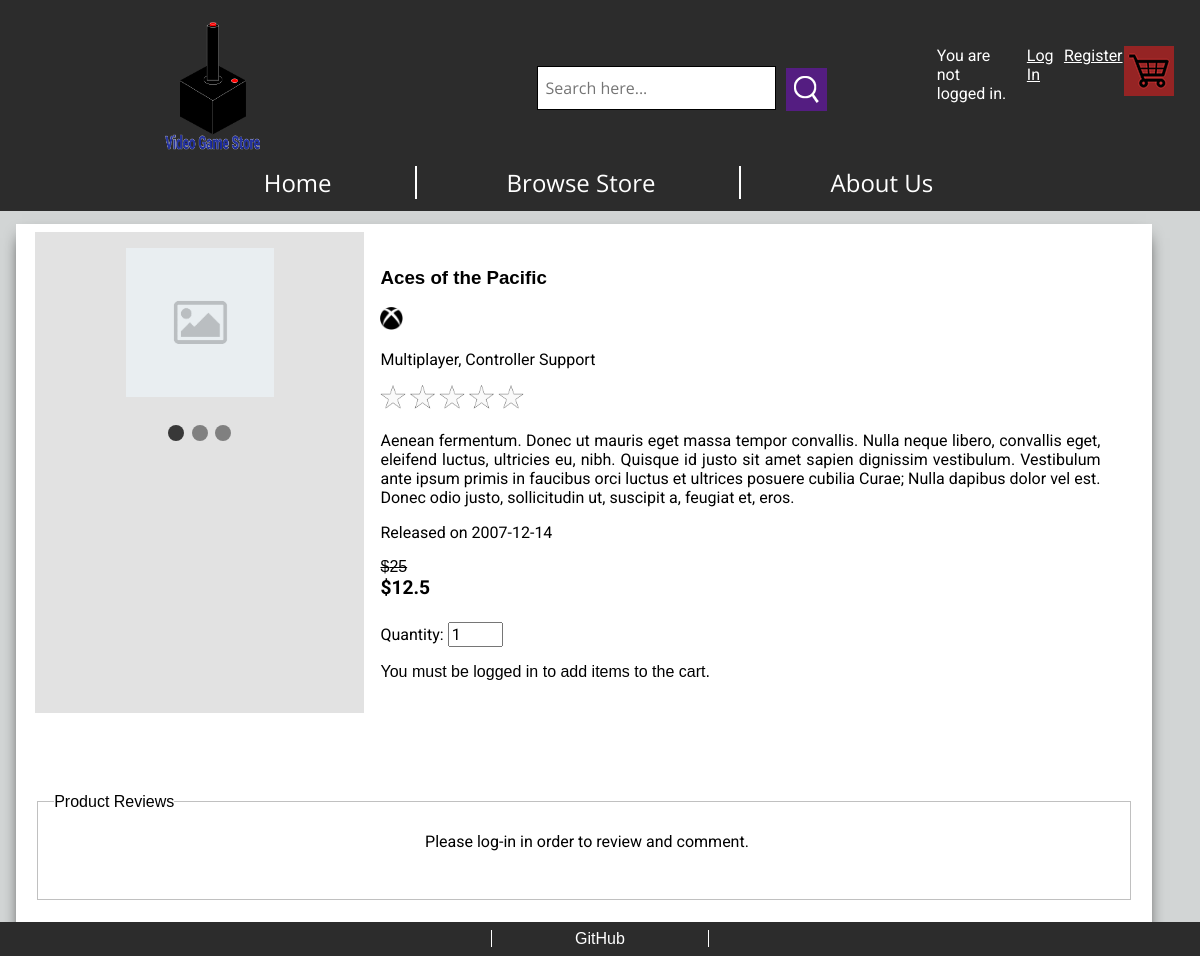
Screenshot of /detailedproduct.php?productID=2 with the database file from the repository.
### tables this page shows
CREATE TABLE IF NOT EXISTS `product` (
  `productID` int(6) NOT NULL AUTO_INCREMENT,
  `productName` text NOT NULL,
  `price` int(7) NOT NULL,
  `features` text DEFAULT NULL,
  `discount` decimal(6,0) DEFAULT NULL,
  `genre` varchar(20) NOT NULL,
  `console` varchar(100) NOT NULL,
  `releaseDate` date NOT NULL,
  `finalPrice` double GENERATED ALWAYS AS (`price` * (100.0 - `discount`) / 100.0) STORED,
  `productDesc` varchar(10000) NOT NULL,
  PRIMARY KEY (`productID`)
);

### detailedproduct.php (the view, shortened to what this page needs)
<!DOCTYPE html>
<html lang="en">
<?php
        $dbhost = "localhost";
        $dbuser = "root";
        $dbpass = "";
        $dbname = "benedict_wong";
        $connect = mysqli_connect($dbhost, $dbuser, $dbpass, $dbname);
        if(isset($_GET['productID']))
        $productID = $_GET['productID'];
        else
        {
          header('Location: index.php');
        }
        $productName="";
        $productDesc="";
        $productPrice="";
        $query = "SELECT * from product WHERE productID = $productID";
        $result = mysqli_query($connect, $query);
        if(!$result){
          echo "Failure: " . mysqli_error($connect);
          die("Database query failed.");
        }
        else
        {
          while($row = mysqli_fetch_assoc($result))
            {
              $productName = $row['productName'];
              $productDesc = $row['productDesc'];
              $productPrice = $row['price'];
              $productFinalPrice = $row['finalPrice'];
              $productConsole = $row['console'];
              $productGenre = $row['genre'];
              $productFeatures = $row['features'];
              $productDiscount = $row['discount'];
              $productDate = $row['releaseDate'];
            }
        }
?>
  <head>
    <link rel="stylesheet" href="css/grid.css">
    <link rel="stylesheet" href="css/styles.css">
    <link rel="stylesheet" href="css/normalize.css">
  </head>
  <body>
  <header id="header">
        <div class="header-menu ">
          <div class="header-row-1">
            <img class="nav-main-logo-img" src="img/Logo.png" alt="Logo" onclick="pointTo('index.php')"/>
            <div class="header-row-2">
              <input type="text" placeholder="Search here...">
              <img onclick="pointTo('catalog.php')" src="img/search-icon.png" alt="search-icon"/>
            </div>
            <nav class="nav-row-1">
              <div class="nav-main-item">
                <section class="profile-cart">
                <?php
                  if(isset($_SESSION['valid_user']) && $_SESSION['valid_user'] !== "")
                  {
                    echo '<div class="profile-box"><p>Hello  ' .$_SESSION['valid_user_name']. '</p>';
                    echo '<a href="profile.php">Profile</a>';
                    echo ' | ';
                    echo '<a href="logout.php">Logout</a>';
                    echo '</div>';
                  }
                  else
                  {
                    echo '<p>You are not logged in.</p><p><a href="login.php">Log In </a></p><br><p><a href="register.php">Register</a></p>';
                  }
                ?>
                  <a href="checkout.php" class="cart-nav"><img src="img/cart_icon.png" alt="cart-icon"></a>
                </section>
              </div>
            </nav>
          </div>
          <div class="header-row-3">
          <nav class="nav-row-3">
              <a href="index.php" class="nav-main-item">Home</a>
              <a href="catalog.php" class="nav-main-item">Browse Store</a>
              <a href="about.php" class="nav-main-item">About Us</a>
            </nav>
          </div>
        </div>
    </header>
	<div class="main-content container product">
      <section class="product-left">
        <div class="product-img">
            <img class="image-preview" src="img/default-placeholder-image.png" alt="<?php echo $productName?>">
          <div class="dot-row">
            <span class="image-dot dot-1 image-dot-active" onClick="showImageMU(1)"></span>
            <span class="image-dot dot-2" onClick="showImageMU(2)"></span>
            <span class="image-dot dot-3" onClick="showImageMU(3)"></span>
          </div>
        </div>
        <article class="product-info">
          <h3><?php echo $productName?></h3>
          <?php switch($productConsole)
              {
                case 'Xbox':
                  echo '<img src="img/consoles/xbox.png" class="detailedproduct-console" alt="2 star rating">';
                break;
              }
              ?>
              <p>
          <?php echo $productGenre; echo ", " . $productFeatures;?></p>
          <p><?php
          if(!isset($productAvgRating))
          {
            echo '<img src="img/stars/0.png" class="detailedproduct-rating-img" alt="1 star rating">';
          }
          ?></p>
          <p><?php echo $productDesc ?></p>
          <p>
          <?php echo 'Released on '. $productDate?>
          </p>
          <?php
          echo '<div class="detailed-product-pricebox">';
            if($productDiscount > 0)
            {
              echo '<s>$';
              echo $productPrice;
              echo '</s>';
              echo ' <p class="detailed-product-price">$';
              echo $productFinalPrice;
              echo '</p>';
            }
            else
            {
              echo '<p class="detailed-product-price">';
              echo '$' . $productPrice;
              echo '</p>';
            }
            echo '</div>';
          ?>
        <div>
        <form method="POST">
        <p>Quantity:
        <input type="number" name="quantity" min="1" max="99" value="1">
        <div class="add-to-cart-button">
        <?php
          if(isset($_SESSION['valid_user']) && $_SESSION['valid_user'] !== "")
          {
            echo '<input type="submit" class="cartButton" name ="cartSubmit" value="Add to Cart">';
          }
          else
          {
            echo 'You must be logged in to add items to the cart.';
          }
        ?></p>
        </div>
        </div>
        <fieldset class="product-review">
          <legend>Product Reviews</legend>
          <?php
            if(isset($_SESSION['valid_user']) && $_SESSION['valid_user'] !== "")
            {
            echo'<div class="review-write">
            <form action="" method="POST">
              <textarea name="comment" placeholder="Write a review..."></textarea>
              <p>
              <label for="stars"> Rating (1-5): </label>
              <select id="stars" name="stars">
                <option value ="1">1</option>
                <option value ="2">2</option>
                <option value ="3">3</option>
                <option value ="4">4</option>
                <option value ="5">5</option>
              </select>
              <input type="submit" name="submitReview" value="Submit Review">
              </p>
            </form>
            </div>';
            }
            else
            {
              echo'<div class="review-write">
              <p>Please log-in in order to review and comment.</p>
            </div>';
            }
          ?>
        </fieldset>
    <footer>
    <nav>
      <a href="https://github.com/iat352-fall-2020/video-game-store">GitHub</a>
    </nav>
  </footer>
  </body>
</html>

### css/grid.css (style rules this page uses)
*, *::before, *::after { box-sizing: border-box; min-width: 0; }
.header-menu { padding-top: 0.1em; margin: 0; display: flex; flex-flow: column wrap; }
.header-menu .nav-main-item { color:white; }
.header-row-1 { display:flex; flex-flow: row nowrap; justify-content: space-between; }
.nav-main-logo-img { height: 10em; margin-left: 10em; margin-right: 10em; }
.nav-row-1 { flex:30%; margin-left: auto; margin-right: 1.5em; }
.nav-main-item { margin-top: 1.5em; padding-right: 0.5em; width: 100%; height: auto; }
.profile-cart { display:flex; flex-flow: row nowrap; justify-content: flex-end; }
.profile-cart p { text-align: left; padding-right: 1em; }
.profile-cart p a { color:white; }
.header-row-2 { flex:60%; align-self: center; text-align: center; margin: 0 1em; margin-bottom: 1em; height:50%; margin-top: 2em; vertical-align: middle; }
.header-row-2 input { outline:none; padding-top: 0.6em; padding-bottom: 0.6em; padding-left: 0.5em; border: 0.1em solid black; margin: 0.8em 0; margin-top: 0em; width:50%; height:100%; }
.header-row-2 img { margin-left: 0.35em; padding:0.5em; max-height: 100%; vertical-align: middle; background-color: #541D81; }
.header-row-3 { display:flex; flex-wrap: nowrap; align-self: center; flex: 0 0 50%; justify-content: space-around; padding-bottom: 0.5em; font-size: 1.5em; }
.nav-row-3 a { text-align: center; align-items: center; padding: 0 6.95vw; }
.nav-row-3 a { border-right: 0.1em solid white; }
.nav-row-3 a:last-child { padding-right: 7.2vw; border-right: none; }
.nav-main-item img { padding-right: 0.5em; }
.main-content { padding-top: 12em; padding-left: 1em; padding-right: 1em; display: flex; flex-wrap: wrap; transition: padding-top 0.5s; justify-content: center; align-self: center; height: 20rem; }
.product { display:flex; flex-flow:row wrap; }
.product-left { margin-right: 2em; flex: 78%; padding: 1em 6em; padding-top:2em; padding-right: 1em; display:flex; flex-flow: wrap; margin-top: 1em; }
.product-img { flex: 1 1 20%; height: auto; overflow:visible; padding: 1rem; text-align: center; }
.dot-row { text-align: center; }
.image-dot { cursor:pointer; height:1em; width:1em; margin: 0 0.1em; background-color: grey; border-radius: 50%; display:inline-block; transition: background-color 0.5s ease; margin-top: 1.5em; }
.image-dot:hover, .image-dot-active { background-color: #383838; }
.product-info { flex: 1 1 80%; padding: 1rem; }
.product-info > p { max-width: 45em; text-align: justify; }
.product-review { flex: 1 1 100%; }
.add-to-cart-button { margin-top: 0.5em; flex:1 1 100%; }
footer { position:fixed; padding-left: 1em; margin-top: 5em; padding:0.5em 0; z-index: 999; bottom:0; width:100%; background-color: rgb(44, 44, 44); color:white; text-align: center; }
footer a { color:white !important; padding: 0 6.95vw; }
footer a:first-child { border-right: 0.1em solid white; }
footer a:last-child { border-left: 0.1em solid white; }

### rows the page displays
product: productName "Aces of the Pacific", genre "Multiplayer", features "Controller Support", productDesc "Aenean fermentum. Donec ut mauris eget massa tempor convallis. Nulla neque libero, convallis eget, eleifend luctus, ultricies eu, nibh. Quisque id justo sit amet sapien dignissim vestibulum. Vestibulum ante ipsum primis in faucibus orci luctus et ultrices posuere cubilia Curae; Nulla dapibus dolor vel est. Donec odio justo, sollicitudin ut, suscipit a, feugiat et, eros.", releaseDate "2007-12-14", price "25", finalPrice "12.5"
